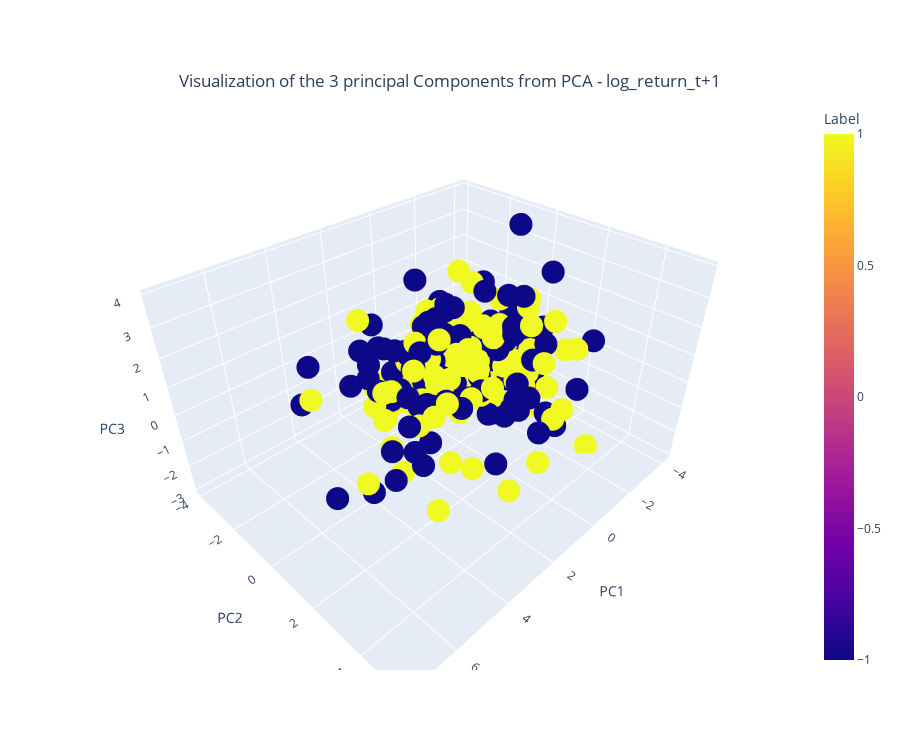

Notebook code for this chart:
### Code cell
# Plot the values of the 3 principal components in 3D - log_return_shift
fig = px.scatter_3d(df_pca, x='PC1', y='PC2', z='PC3', title="Visualization of the 3 principal Components from PCA - log_return_t+1", height = 750,
                    color='Label')

fig.update_layout(
    title={
        'y':0.9,
        'x':0.5,
        'xanchor': 'center',
        'yanchor': 'top'})

fig.show(height = 2000, width = 1000, title_x = 1.7)

### Figure 1 — Plotly figure (JSON) as saved in the notebook; plotly's stock layout.template omitted (floating-point values rounded to 4 significant figures; data arrays with more than 128 entries replaced by an {"elided": "..."} marker saying what was removed)
{"data": [{"hovertemplate": "PC1=%{x}<br>PC2=%{y}<br>PC3=%{z}<br>Label=%{marker.color}<extra></extra>", "legendgroup": "", "marker": {"color": {"elided": "250 int values"}, "coloraxis": "coloraxis", "symbol": "circle"}, "mode": "markers", "name": "", "scene": "scene", "showlegend": false, "x": {"elided": "250 float values"}, "y": {"elided": "250 float values"}, "z": {"elided": "250 float values"}, "type": "scatter3d"}], "layout": {"scene": {"domain": {"x": [0.0, 1.0], "y": [0.0, 1.0]}, "xaxis": {"title": {"text": "PC1"}}, "yaxis": {"title": {"text": "PC2"}}, "zaxis": {"title": {"text": "PC3"}}}, "coloraxis": {"colorbar": {"title": {"text": "Label"}}, "colorscale": [[0.0, "#0d0887"], [0.1111, "#46039f"], [0.2222, "#7201a8"], [0.3333, "#9c179e"], [0.4444, "#bd3786"], [0.5556, "#d8576b"], [0.6667, "#ed7953"], [0.7778, "#fb9f3a"], [0.8889, "#fdca26"], [1.0, "#f0f921"]]}, "legend": {"tracegroupgap": 0}, "title": {"text": "Visualization of the 3 principal Components from PCA - log_return_t+1", "y": 0.9, "x": 0.5, "xanchor": "center", "yanchor": "top"}, "height": 750}}
